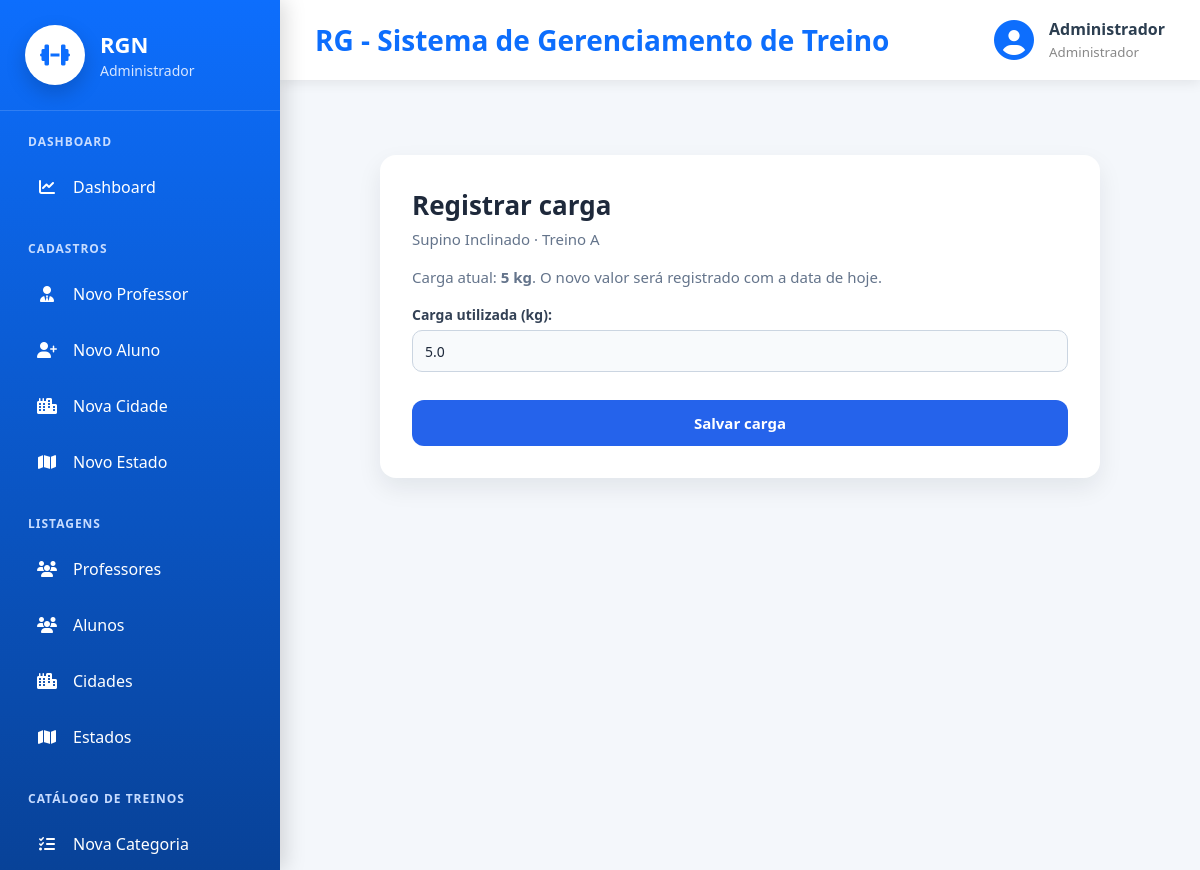
The app's page /exercicios/carga/registrar/6/ (signed in) with its own data.
### cadastros/models.py (models this page shows, shortened)
class Auditoria(models.Model):
    cadastrado_em = models.DateTimeField(auto_now_add=True, verbose_name="Cadastrado em")
    atualizado_em = models.DateTimeField(auto_now=True, verbose_name="Atualizado em")
    class Meta:
        abstract = True

class Pessoa(Auditoria):
    TIPO_CHOICES = [
        ('ALUNO', 'Aluno'),
        ('PROFESSOR', 'Professor'),
        ('ADMINISTRADOR', 'Administrador')
    ]
    SEXO_CHOICES = [
        ('M', 'Masculino'),
        ('F', 'Feminino'),
        ('O', 'Outro'),
    ]
    NIVEL_CHOICES = [
        (1, 'Iniciante'),
        (2, 'Intermediário'),
        (3, 'Avançado'),
    ]
    tipo = models.CharField(max_length=20, choices=TIPO_CHOICES, verbose_name="Tipo de Pessoa")
    nome = models.CharField(max_length=50, verbose_name="Nome")
    data_nascimento = models.DateField(verbose_name="Data de nascimento",null=True,blank=True,validators=[validar_data_nascimento],)
    cpf = models.CharField(max_length=11, unique=True, verbose_name="CPF")
    telefone = models.CharField(max_length=15, verbose_name="Telefone")
    objetivo = models.TextField(verbose_name="Objetivo", null=True, blank=True)
    sexo = models.CharField(max_length=20, choices=SEXO_CHOICES, verbose_name="Sexo", null=True, blank=True)
    nivel = models.IntegerField(choices=NIVEL_CHOICES, verbose_name="Nível", null=True, blank=True)
    cidade = models.ForeignKey(Cidade, on_delete=models.PROTECT)
    professor = models.ForeignKey("self", on_delete=models.PROTECT, related_name="alunos", limit_choices_to={"tipo": "PROFESSOR"}, null=True, blank=True)
    usuario = models.OneToOneField("auth.User", on_delete=models.CASCADE, related_name="pessoa_usuario")
    precisa_trocar_senha = models.BooleanField(default=False, verbose_name="Precisa trocar a senha")

### exercicio/models.py (models this page shows, shortened)
class ExercicioTreino(Auditoria):
    treino = models.ForeignKey(Treino, on_delete=models.PROTECT, related_name="exercicio_do_treino")
    exercicio = models.ForeignKey(Exercicio, on_delete=models.PROTECT)
    series = models.IntegerField(verbose_name="Séries")
    repeticoes = models.IntegerField(verbose_name="Repetições")
    descanso = models.IntegerField(verbose_name="Descanso")
    peso_atual = models.FloatField(verbose_name="Peso Atual")
    cadastrado_por = models.ForeignKey(Pessoa, on_delete=models.PROTECT)

class Exercicio(Auditoria):
    nome = models.CharField(max_length=100, verbose_name="Nome do Exercicio")
    categoria = models.ForeignKey(Categoria, on_delete=models.PROTECT)
    descricao = models.CharField(max_length=150, verbose_name="Descrição")
    cadastrado_por = models.ForeignKey(Pessoa, on_delete=models.PROTECT)

class Treino(Auditoria):
    aluno = models.ForeignKey(Pessoa, on_delete=models.PROTECT, related_name="Treinos")
    nome_treino = models.CharField(max_length=20, verbose_name="Nome do Treino")
    data_inicio = models.DateField(verbose_name="Data de Inicio")
    data_fim = models.DateField(verbose_name="Data de Encerramento")
    descricao = models.CharField(max_length=100, verbose_name="Descrição")
    cadastrado_por = models.ForeignKey(Pessoa, on_delete=models.PROTECT)

### exercicio/views.py (the view, shortened to what this page needs)
# urls.py: path('carga/registrar/<int:pk>/', RegistrarCarga.as_view(), name='registrar-carga'),
class RegistrarCarga(SomenteDoMeuAlunoMixin, LoginRequiredMixin, GroupRequiredMixin, UpdateView):
    campo_aluno = 'treino__aluno'
    model = ExercicioTreino
    fields = ['peso_atual']
    template_name = 'registrar_carga.html'
    group_required = ["Professor", "Administrador", "Aluno"]
    def get_form(self, form_class=None):
        form = super().get_form(form_class)
        form.fields['peso_atual'].label = 'Carga utilizada (kg)'
        return form

### cadastros/permissoes.py (called while the page is built, shortened)
def eh_admin(user):
    return user.is_superuser or user.groups.filter(name="Administrador").exists()

def alunos_do_usuario(user):
    if eh_admin(user):
        return Pessoa.objects.filter(tipo="ALUNO")

    def get_queryset(self):
        return super().get_queryset().filter(
            **{f"{self.campo_aluno}__in": alunos_do_usuario(self.request.user)}
        )

### exercicio/templates/registrar_carga.html (shortened to what this page needs)
{% extends 'modelo.html' %}
{% load static %}
{% block css %}
<link rel="stylesheet" href="{% static 'css/cadastros/form.css' %}">
<link rel="stylesheet" href="{% static 'css/paginas/modelo.css' %}">
{% endblock %}
{% block main %}
<div class="form-page">
    <div class="form-card">
        <h2>Registrar carga</h2>
        <p>{{ object.exercicio.nome }} · Treino {{ object.treino.nome_treino }}</p>
        <p>
            Carga atual: <strong>{{ object.peso_atual|floatformat:"-1" }} kg</strong>.
            O novo valor será registrado com a data de hoje.
        </p>
        <form method="POST">
            {{ form.as_p }}
            <button type="submit" class="btn-salvar">Salvar carga</button>
        </form>
    </div>
</div>
{% endblock %}

### paginas/templates/modelo.html (shortened to what this page needs)
{% load static %}
<!DOCTYPE html>
<html lang="pt-br">
<head>
    <link rel="stylesheet" href="{% static 'css/paginas/modelo.css' %}">
    <link rel="stylesheet" href="{% static 'css/paginas/menu.css' %}">
    <link rel="stylesheet" href="{% static 'css/paginas/dashboard/dashboard_admin.css' %}">
    <link rel="stylesheet" href="{% static 'css/paginas/dashboard/dashboard_aluno.css' %}">
    <link rel="stylesheet" href="{% static 'css/paginas/dashboard/dashboard_professor.css' %}">
    <link rel="stylesheet"
          href="https://cdnjs.cloudflare.com/ajax/libs/font-awesome/6.7.2/css/all.min.css">
    {% block css %}
    {% endblock %}
</head>
<body>
<div class="layout">
    {% if request.user.is_authenticated %}
        {% if is_admin %}
            {% include 'menus/menu_admin.html' %}
        {% elif is_professor %}
            {% include 'menus/menu_professor.html' %}
        {% elif is_aluno %}
            {% include 'menus/menu_aluno.html' %}
        {% endif %}
    {% endif %}
    <div class="main-area">
        <header class="topbar">
            <div class="titulo">
                <h2>
                    {% block titulo %}
                        RG - Sistema de Gerenciamento de Treino
                    {% endblock %}
                </h2>
            </div>
            {% if request.user.is_authenticated %}
            <div class="usuario">
                <i class="fas fa-circle-user"></i>
                <div>
                    <strong>
                        {{ request.user.pessoa_usuario.nome }}
                    </strong>
                    <small>
                        {% if is_admin %}
                            Administrador
                        {% elif is_professor %}
                            Professor
                        {% elif is_aluno %}
                            Aluno
                        {% endif %}
                    </small>
                </div>
            </div>
            {% endif %}
        </header>
        <main class="conteudo">
            {% block main %}
            {% endblock %}
        </main>
    </div>
</div>
</body>
</html>

### static/css/paginas/modelo.css (style rules this page uses)
* { margin:0; padding:0; box-sizing:border-box; font-family:"Segoe UI",sans-serif; }
body { background:#f4f7fb; color:#2c3e50; }
.layout { display:flex; min-height:100vh; }
.main-area { margin-left:280px; width:calc(100% - 280px); display:flex; flex-direction:column; }
.topbar { height:80px; background:white; display:flex; justify-content:space-between; align-items:center; padding:0 35px; box-shadow:0 3px 12px rgba(0,0,0,.08); }
.titulo h2 { color:#0d6efd; font-size:28px; }
.usuario { display:flex; align-items:center; gap:15px; }
.usuario i { font-size:40px; color:#0d6efd; }
.usuario strong { display:block; font-size:16px; }
.usuario small { color:#888; }
.conteudo { flex:1; padding:35px; }

### static/css/paginas/dashboard/dashboard_admin.css (style rules this page uses)
* { margin:0; padding:0; box-sizing:border-box; }

### static/css/cadastros/form.css (style rules this page uses)
.form-page { min-height: calc(100vh - 80px); padding: 40px; background: #f4f7fb; display: flex; justify-content: center; align-items: flex-start; }
.form-card { width: 100%; max-width: 720px; background: #fff; padding: 32px; border-radius: 16px; box-shadow: 0 10px 25px rgba(15, 23, 42, 0.08); }
.form-card h2 { font-size: 26px; color: #1e293b; margin-bottom: 6px; }
.form-card p { margin-bottom: 18px; }
.form-card > p { color: #64748b; font-size: 15px; }
.form-card form p { display: flex; flex-direction: column; margin-bottom: 18px; }
.form-card label { font-size: 14px; font-weight: 600; color: #334155; margin-bottom: 6px; }
.form-card input, .form-card select, .form-card textarea { width: 100%; height: 42px; padding: 10px 12px; border: 1px solid #cbd5e1; border-radius: 10px; background: #f8fafc; font-size: 14px; color: #1e293b; outline: none; }
.btn-salvar { width: 100%; height: 46px; margin-top: 10px; border: none; border-radius: 12px; background: #2563eb; color: #fff; font-size: 15px; font-weight: 700; cursor: pointer; transition: 0.2s; }

### records on screen
ExercicioTreino: exercicio.nome "Supino Inclinado", treino.nome_treino "A", peso_atual "5", peso_atual "5.0"

### other values on screen
{{ request.user.pessoa_usuario.nome }} "Administrador"
